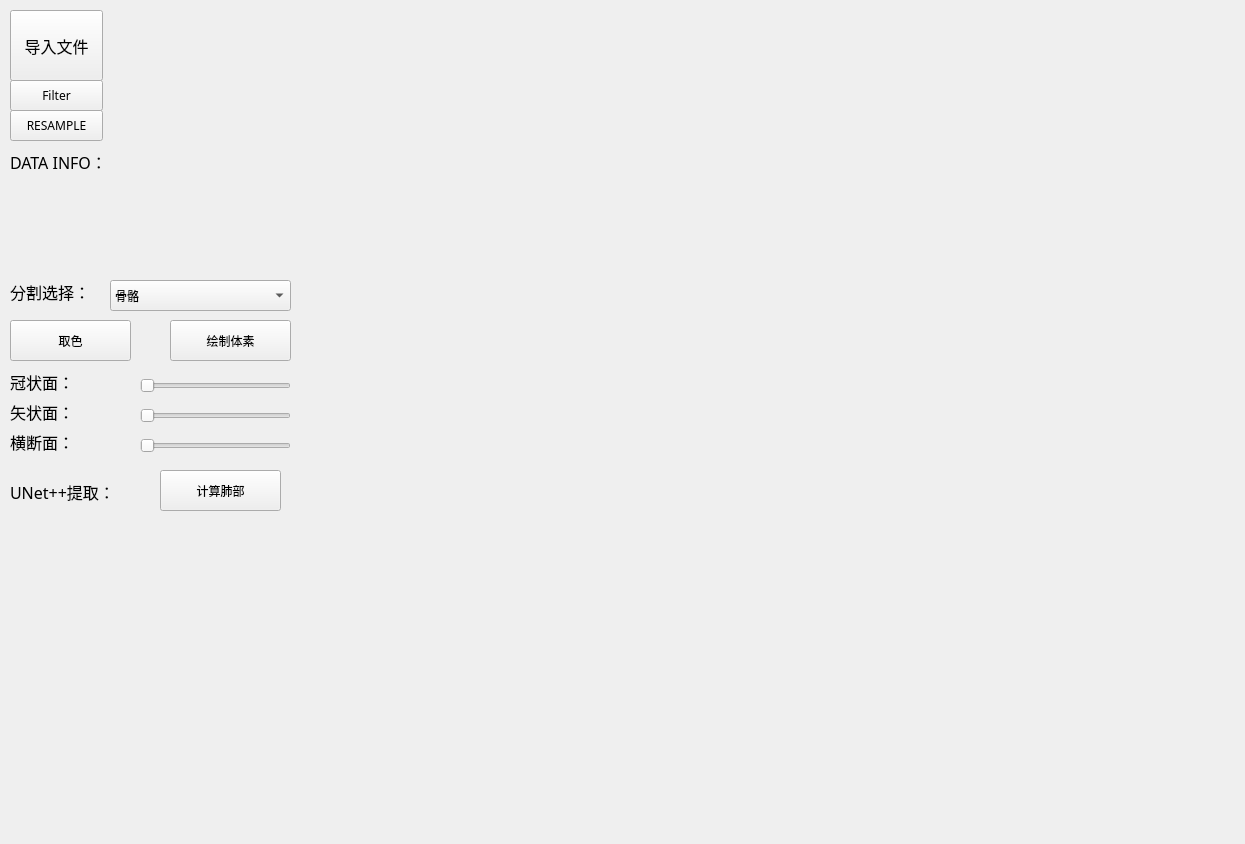
<?xml version="1.0" encoding="UTF-8"?>
<ui version="4.0">
 <class>MainWindow</class>
 <widget class="QMainWindow" name="MainWindow">
  <property name="geometry">
   <rect>
    <x>0</x>
    <y>0</y>
    <width>1245</width>
    <height>844</height>
   </rect>
  </property>
  <property name="windowTitle">
   <string>MainWindow</string>
  </property>
  <widget class="QWidget" name="centralwidget">
   <widget class="QWidget" name="verticalLayoutWidget">
    <property name="geometry">
     <rect>
      <x>790</x>
      <y>10</y>
      <width>441</width>
      <height>541</height>
     </rect>
    </property>
    <layout class="QVBoxLayout" name="Layout_3D"/>
   </widget>
   <widget class="QLabel" name="label_DATAINFO">
    <property name="geometry">
     <rect>
      <x>10</x>
      <y>150</y>
      <width>281</width>
      <height>121</height>
     </rect>
    </property>
    <property name="font">
     <font>
      <family>微软雅黑</family>
      <pointsize>12</pointsize>
     </font>
    </property>
    <property name="text">
     <string>DATA INFO：</string>
    </property>
    <property name="alignment">
     <set>Qt::AlignLeading|Qt::AlignLeft|Qt::AlignTop</set>
    </property>
   </widget>
   <widget class="QPushButton" name="Button_LoadFIle">
    <property name="geometry">
     <rect>
      <x>10</x>
      <y>10</y>
      <width>93</width>
      <height>71</height>
     </rect>
    </property>
    <property name="font">
     <font>
      <family>微软雅黑</family>
      <pointsize>12</pointsize>
     </font>
    </property>
    <property name="text">
     <string>导入文件</string>
    </property>
   </widget>
   <widget class="QLabel" name="label_filename">
    <property name="geometry">
     <rect>
      <x>110</x>
      <y>10</y>
      <width>181</width>
      <height>131</height>
     </rect>
    </property>
    <property name="font">
     <font>
      <family>微软雅黑</family>
      <pointsize>9</pointsize>
     </font>
    </property>
    <property name="text">
     <string/>
    </property>
    <property name="alignment">
     <set>Qt::AlignLeading|Qt::AlignLeft|Qt::AlignTop</set>
    </property>
   </widget>
   <widget class="QWidget" name="verticalLayoutWidget_2">
    <property name="geometry">
     <rect>
      <x>300</x>
      <y>10</y>
      <width>481</width>
      <height>541</height>
     </rect>
    </property>
    <layout class="QVBoxLayout" name="Layout_2D"/>
   </widget>
   <widget class="QWidget" name="verticalLayoutWidget_5">
    <property name="geometry">
     <rect>
      <x>10</x>
      <y>560</y>
      <width>1221</width>
      <height>271</height>
     </rect>
    </property>
    <layout class="QVBoxLayout" name="Layout_UNET"/>
   </widget>
   <widget class="QSlider" name="Slider_1">
    <property name="geometry">
     <rect>
      <x>140</x>
      <y>370</y>
      <width>151</width>
      <height>31</height>
     </rect>
    </property>
    <property name="orientation">
     <enum>Qt::Horizontal</enum>
    </property>
   </widget>
   <widget class="QSlider" name="Slider_2">
    <property name="geometry">
     <rect>
      <x>140</x>
      <y>400</y>
      <width>151</width>
      <height>31</height>
     </rect>
    </property>
    <property name="orientation">
     <enum>Qt::Horizontal</enum>
    </property>
   </widget>
   <widget class="QSlider" name="Slider_3">
    <property name="geometry">
     <rect>
      <x>140</x>
      <y>430</y>
      <width>151</width>
      <height>31</height>
     </rect>
    </property>
    <property name="orientation">
     <enum>Qt::Horizontal</enum>
    </property>
   </widget>
   <widget class="QLabel" name="Label_Slice1">
    <property name="geometry">
     <rect>
      <x>10</x>
      <y>370</y>
      <width>121</width>
      <height>31</height>
     </rect>
    </property>
    <property name="font">
     <font>
      <family>微软雅黑</family>
      <pointsize>12</pointsize>
     </font>
    </property>
    <property name="text">
     <string>冠状面：</string>
    </property>
    <property name="alignment">
     <set>Qt::AlignLeading|Qt::AlignLeft|Qt::AlignTop</set>
    </property>
   </widget>
   <widget class="QLabel" name="Label_Slice2">
    <property name="geometry">
     <rect>
      <x>10</x>
      <y>400</y>
      <width>121</width>
      <height>31</height>
     </rect>
    </property>
    <property name="font">
     <font>
      <family>微软雅黑</family>
      <pointsize>12</pointsize>
     </font>
    </property>
    <property name="text">
     <string>矢状面：</string>
    </property>
    <property name="alignment">
     <set>Qt::AlignLeading|Qt::AlignLeft|Qt::AlignTop</set>
    </property>
   </widget>
   <widget class="QLabel" name="Label_Slice3">
    <property name="geometry">
     <rect>
      <x>10</x>
      <y>430</y>
      <width>121</width>
      <height>31</height>
     </rect>
    </property>
    <property name="font">
     <font>
      <family>微软雅黑</family>
      <pointsize>12</pointsize>
     </font>
    </property>
    <property name="text">
     <string>横断面：</string>
    </property>
    <property name="alignment">
     <set>Qt::AlignLeading|Qt::AlignLeft|Qt::AlignTop</set>
    </property>
   </widget>
   <widget class="QPushButton" name="Button_RESAMPLE">
    <property name="geometry">
     <rect>
      <x>10</x>
      <y>110</y>
      <width>93</width>
      <height>31</height>
     </rect>
    </property>
    <property name="font">
     <font>
      <family>微软雅黑</family>
      <pointsize>9</pointsize>
     </font>
    </property>
    <property name="text">
     <string>RESAMPLE</string>
    </property>
   </widget>
   <widget class="QPushButton" name="Button_Voxel_PLOT">
    <property name="geometry">
     <rect>
      <x>170</x>
      <y>320</y>
      <width>121</width>
      <height>41</height>
     </rect>
    </property>
    <property name="font">
     <font>
      <family>微软雅黑</family>
      <pointsize>9</pointsize>
     </font>
    </property>
    <property name="text">
     <string>绘制体素</string>
    </property>
   </widget>
   <widget class="QComboBox" name="comboBox">
    <property name="geometry">
     <rect>
      <x>110</x>
      <y>280</y>
      <width>181</width>
      <height>31</height>
     </rect>
    </property>
    <item>
     <property name="text">
      <string>骨骼</string>
     </property>
    </item>
    <item>
     <property name="text">
      <string>肺叶</string>
     </property>
    </item>
    <item>
     <property name="text">
      <string>支气管</string>
     </property>
    </item>
   </widget>
   <widget class="QLabel" name="Label_ISO_Select">
    <property name="geometry">
     <rect>
      <x>10</x>
      <y>280</y>
      <width>91</width>
      <height>31</height>
     </rect>
    </property>
    <property name="font">
     <font>
      <family>微软雅黑</family>
      <pointsize>12</pointsize>
     </font>
    </property>
    <property name="text">
     <string>分割选择：</string>
    </property>
    <property name="alignment">
     <set>Qt::AlignLeading|Qt::AlignLeft|Qt::AlignTop</set>
    </property>
   </widget>
   <widget class="QPushButton" name="Button_COLOR">
    <property name="geometry">
     <rect>
      <x>10</x>
      <y>320</y>
      <width>121</width>
      <height>41</height>
     </rect>
    </property>
    <property name="font">
     <font>
      <family>微软雅黑</family>
      <pointsize>9</pointsize>
     </font>
    </property>
    <property name="text">
     <string>取色</string>
    </property>
   </widget>
   <widget class="QLabel" name="Label_UNET">
    <property name="geometry">
     <rect>
      <x>10</x>
      <y>480</y>
      <width>151</width>
      <height>31</height>
     </rect>
    </property>
    <property name="font">
     <font>
      <family>微软雅黑</family>
      <pointsize>12</pointsize>
     </font>
    </property>
    <property name="text">
     <string>UNet++提取：</string>
    </property>
    <property name="alignment">
     <set>Qt::AlignLeading|Qt::AlignLeft|Qt::AlignTop</set>
    </property>
   </widget>
   <widget class="QPushButton" name="Button_UNET">
    <property name="geometry">
     <rect>
      <x>160</x>
      <y>470</y>
      <width>121</width>
      <height>41</height>
     </rect>
    </property>
    <property name="font">
     <font>
      <family>微软雅黑</family>
      <pointsize>9</pointsize>
     </font>
    </property>
    <property name="text">
     <string>计算肺部</string>
    </property>
   </widget>
   <widget class="QPushButton" name="Button_FILTER">
    <property name="geometry">
     <rect>
      <x>10</x>
      <y>80</y>
      <width>93</width>
      <height>31</height>
     </rect>
    </property>
    <property name="font">
     <font>
      <family>微软雅黑</family>
      <pointsize>9</pointsize>
     </font>
    </property>
    <property name="text">
     <string>Filter</string>
    </property>
   </widget>
  </widget>
 </widget>
 <resources/>
 <connections/>
</ui>
